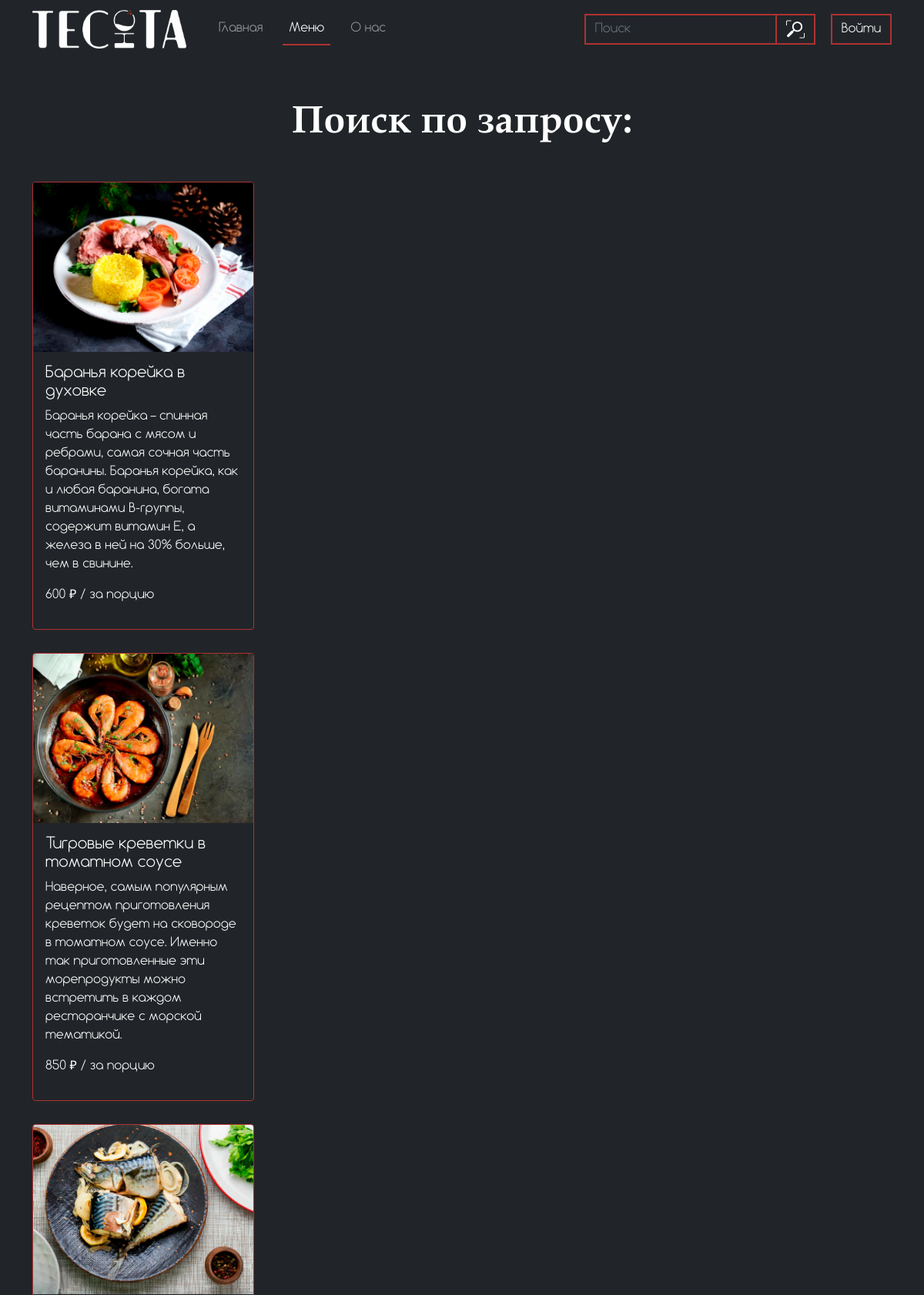
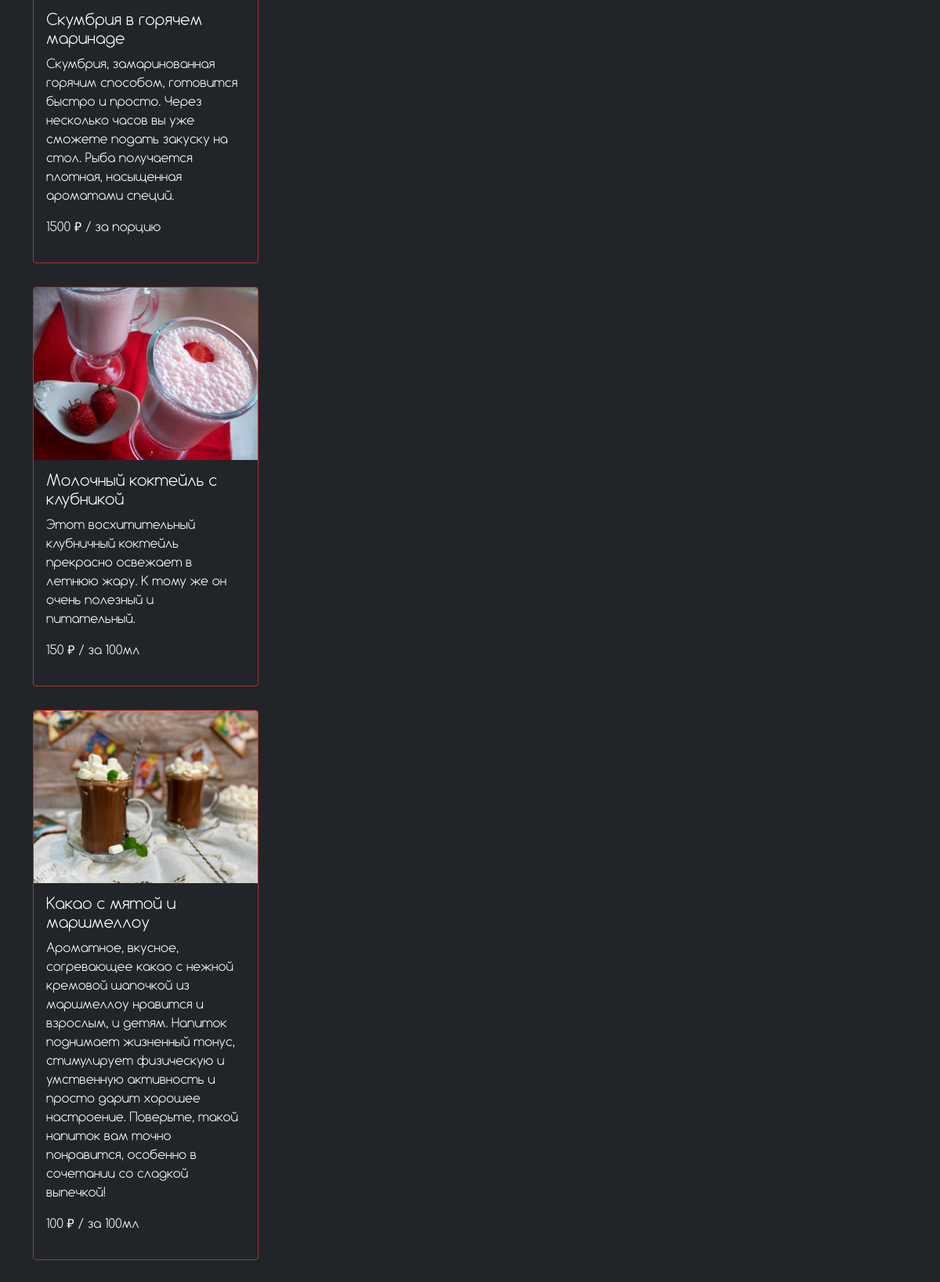
Page /output/search_res.php (upper part) on the committed database (2 pictures, top to bottom).
### tables this page shows
CREATE TABLE `menu` (
  `id` int NOT NULL,
  `name` varchar(50) DEFAULT NULL,
  `img` varchar(500) DEFAULT NULL,
  `discription` varchar(500) DEFAULT NULL,
  `price` int DEFAULT NULL,
  `type` varchar(100) DEFAULT NULL
);

### output/search_res.php (the view, shortened to what this page needs)
<?php
require '../functions/connect.php';
$search = $_GET['search'];
$sql = $connect->query("SELECT * FROM `menu` WHERE `name` LIKE '%$search%'");
?>
<!DOCTYPE html>
<html lang="ru">
<head>
    <link href="https://cdn.jsdelivr.net/npm/bootstrap@5.0.2/dist/css/bootstrap.min.css" rel="stylesheet">
    <link rel="stylesheet" href="../css/menu.css">
    <link rel="stylesheet" href="../css/style.css">
</head>
<body class="bg-dark">
<?php
  if(!$_SESSION['user'] && !$_SESSION['admin']){ ?>
    <header>
    <nav class="navbar navbar-expand-lg navbar-dark" id="navheader">
        <div class="container">
          <a class="navbar-brand" href="./index">
              <img src="../images/logo.png" class="img-fluid" style="width: 200px;" alt="">
            </a>
          <div class="collapse navbar-collapse" id="navbarSupportedContent">
            <ul class="navbar-nav me-auto mb-2 mb-lg-0">
              <li class="nav-item">
                <a class="nav-link" aria-current="page" href="./index">Главная</a>
              </li>
              <li class="nav-item">
                <a class="nav-link active" href="./menu">Меню</a>
              </li>
              <li class="nav-item">
                <a class="nav-link" href="./about_us">О нас</a>
              </li>
            </ul>
            <form class="d-flex" action="../output/search_res" method="GET">
                <input class="form-control me-2 search" style="width: 250px;" type="search" name="search" placeholder="Поиск" aria-label="Поиск">
                <button class="btn" style="margin-right: 20px; margin-left: -10px;" type="submit"><img src="../images/search.png" alt=""></button>
            </form>
            <button type="button" class="btn" data-bs-toggle="modal" data-bs-target="#exampleModalToggle">
                Войти
            </button>
          </div>
        </div>
      </nav>
  </header> <?
  }
?>
<div class="container">
<h1 style="text-align: center; font-size: 50px; margin-bottom: 50px; margin-top: 50px;">Поиск по запросу: <?=$search?></h1>
      <?
      while($ser = $sql->fetch(PDO::FETCH_ASSOC)){
        ?>
        <div id="<?=$ser['type']?>" class="card bg-dark" style="width: 18rem;">
          <img src="<?='/'.$ser['img']?>" height="220px" class="card-img-top" alt="...">
          <div class="card-body card-style">
            <h5 class="card-title"><?=$ser['name']?></h5>
            <p class="card-text"><?=$ser['discription']?></p>
            <div style="display: flex;justify-content: space-between;align-items: baseline;">
              <p class="card-price"><?=$ser['price']?> ₽ / <?
                if($ser['type'] == 'drinks'){
                  echo 'за 100мл';
                }else{
                  echo 'за порцию';
                }
              ?></p>
            </div>
          </div>
        </div>
      <?
      }
    ?>
</div>
</body>
</html>

### css/menu.css (style rules this page uses)
* { list-style-type: none; margin: 0; padding: 0; }
h5 { color: white; }
.card { border: 1px #AF3131 solid; }
.card { position: relative; z-index: 2; }
.card { margin-bottom: 30px; }
.card-style { display: flex; flex-direction: column; justify-content: space-evenly; }

### css/style.css (style rules this page uses)
* { list-style-type: none; margin: 0; padding: 0; font-family: 'Comfortaa'; }
.nav-link { margin-left: 1.5vw; }
.search { background-color: transparent; border: #AF3131 2px solid; border-radius: 0; }
.btn { background-color: transparent; border: #AF3131 2px solid; border-radius: 0; color: white; }
.form-control { background-color: transparent; color: white; border: #AF3131 2px solid; }
.active { border-bottom: #AF3131 2px solid; }
h1 { color: white; font-family: 'Book Antiqua Bold'; }
p { color: white; }
form { color: white; }
.card { border: 1px #AF3131 solid; }
.card { position: relative; z-index: 2; }

### rows in the picture
menu: img (picture), name "Баранья корейка в духовке", discription "Баранья корейка – спинная часть барана с мясом и ребрами, самая сочная часть баранины. Баранья корейка, как и любая баранина, богата витаминами В-группы, содержит витамин Е, а железа в ней на 30% больше, чем в свинине.", price "600", type "за порцию"
menu: img (picture), name "Тигровые креветки в томатном соусе", discription "Наверное, самым популярным рецептом приготовления креветок будет на сковороде в томатном соусе. Именно так приготовленные эти морепродукты можно встретить в каждом ресторанчике с морской тематикой.", price "850", type "за порцию"
menu: img (picture), name "Скумбрия в горячем маринаде", discription "Скумбрия, замаринованная горячим способом, готовится быстро и просто. Через несколько часов вы уже сможете подать закуску на стол. Рыба получается плотная, насыщенная ароматами специй.", price "1500", type "за порцию"
menu: img (picture), name "Молочный коктейль с клубникой", discription "Этот восхитительный клубничный коктейль прекрасно освежает в летнюю жару. К тому же он очень полезный и питательный.", price "150", type "за 100мл"
menu: img (picture), name "Какао с мятой и маршмеллоу", discription "Ароматное, вкусное, согревающее какао с нежной кремовой шапочкой из маршмеллоу нравится и взрослым, и детям. Напиток поднимает жизненный тонус, стимулирует физическую и умственную активность и просто дарит хорошее настроение. Поверьте, такой напиток вам точно понравится, особенно в сочетании со сладкой выпечкой!", price "100", type "за 100мл"
